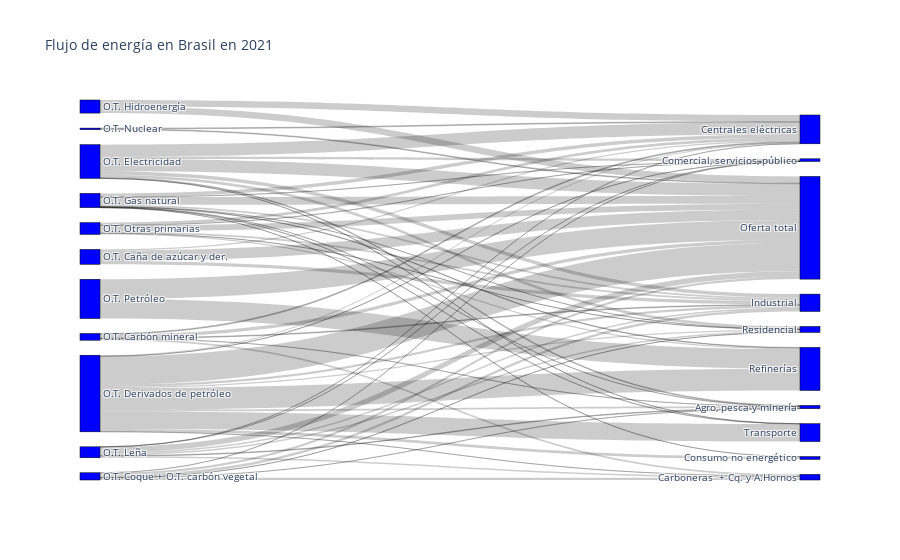

The code cell stored with this chart in its notebook:
### Code cell
import plotly.graph_objects as go
import numpy as np

# Filtrar datos para el año 2021
df_2021 = df[df["Año"] == 2021]

# Fuentes de energía (columnas "O.T. ...")
fuentes = ["O.T. Derivados de petróleo", "O.T. Coque + O.T. carbón vegetal", 
           "O.T. Petróleo", "O.T. Gas natural", "O.T. Carbón mineral",
           "O.T. Hidroenergía", "O.T. Nuclear", "O.T. Otras primarias", 
           "O.T. Electricidad", "O.T. Leña", "O.T. Caña de azúcar y der."]

# Sectores de consumo (valores únicos en la columna "Consumo Final")
sectores = df_2021["Consumo Final"].unique()

# Crear listas para guardar los datos del diagrama de Sankey
labels = list(fuentes) + list(sectores)  # las etiquetas son las fuentes y los sectores
source = []  # índices de las fuentes
target = []  # índices de los destinos
value = []  # valores de los flujos

# Llenar las listas source, target y value
for i, fuente in enumerate(fuentes):
    for j, sector in enumerate(sectores):
        valor = df_2021.loc[df_2021["Consumo Final"] == sector, fuente].values
        if valor.size > 0 and not np.isnan(valor[0]):  # ignorar los valores NaN
            source.append(i)
            target.append(len(fuentes) + j)  # los índices de los destinos empiezan después de los índices de las fuentes
            value.append(valor[0])

# Crear el diagrama de Sankey
fig = go.Figure(data=[go.Sankey(
    node = dict(
        pad = 15,
        thickness = 20,
        line = dict(color = "black", width = 0.5),
        label = labels,
        color = "blue"
    ),
    link = dict(
        source = source,
        target = target,
        value = value
    )
)])

fig.update_layout(title_text="Flujo de energía en Brasil en 2021", font_size=10)
fig.show()

### Figure 1 — Plotly figure (JSON) as saved in the notebook; plotly's stock layout.template omitted (floating-point values rounded to 4 significant figures)
{"data": [{"link": {"source": [0, 0, 0, 0, 0, 0, 0, 0, 0, 0, 1, 1, 1, 1, 1, 1, 2, 2, 3, 3, 3, 3, 3, 3, 3, 3, 3, 4, 4, 4, 4, 4, 5, 5, 6, 6, 7, 7, 7, 7, 7, 7, 8, 8, 8, 8, 8, 8, 8, 9, 9, 9, 9, 9, 9, 9, 10, 10, 10], "target": [11, 12, 13, 14, 15, 16, 17, 18, 19, 20, 11, 12, 15, 16, 18, 19, 11, 14, 11, 13, 14, 15, 16, 17, 18, 19, 20, 11, 12, 13, 15, 18, 11, 13, 11, 13, 11, 13, 14, 16, 18, 19, 11, 13, 15, 16, 18, 19, 20, 11, 12, 13, 15, 16, 18, 19, 11, 13, 18], "value": [134000.0, 779.9, 4836.0, 103100.0, 7825.0, 729.0, 13020.0, 10480.0, 6507.0, 83100.0, 11840.0, 10780.0, 41.59, 76.99, 11210.0, 411.7, 93340.0, 93290.0, 36350.0, 17490.0, 2584.0, 261.1, 136.8, 215.9, 8418.0, 455.0, 1903.0, 15920.0, 7850.0, 4405.0, 146.1, 3497.0, 31130.0, 31130.0, 3836.0, 3836.0, 28040.0, 12830.0, 5590.0, 176.9, 8568.0, 716.9, 58270.0, 56290.0, 3998.0, 11350.0, 17210.0, 12910.0, 171.6, 26020.0, 7346.0, 429.5, 3150.0, 81.99, 7588.0, 7422.0, 49470.0, 5783.0, 15420.0]}, "node": {"color": "blue", "label": ["O.T. Derivados de petróleo", "O.T. Coque + O.T. carbón vegetal", "O.T. Petróleo", "O.T. Gas natural", "O.T. Carbón mineral", "O.T. Hidroenergía", "O.T. Nuclear", "O.T. Otras primarias", "O.T. Electricidad", "O.T. Leña", "O.T. Caña de azúcar y der.", "Oferta total", "Carboneras  + Cq. y A.Hornos", "Centrales eléctricas", "Refinerías", "Agro, pesca y minería", "Comercial, servicios, público", "Consumo no energético", "Industrial", "Residencial", "Transporte"], "line": {"color": "black", "width": 0.5}, "pad": 15, "thickness": 20}, "type": "sankey"}], "layout": {"font": {"size": 10}, "title": {"text": "Flujo de energía en Brasil en 2021"}}}
